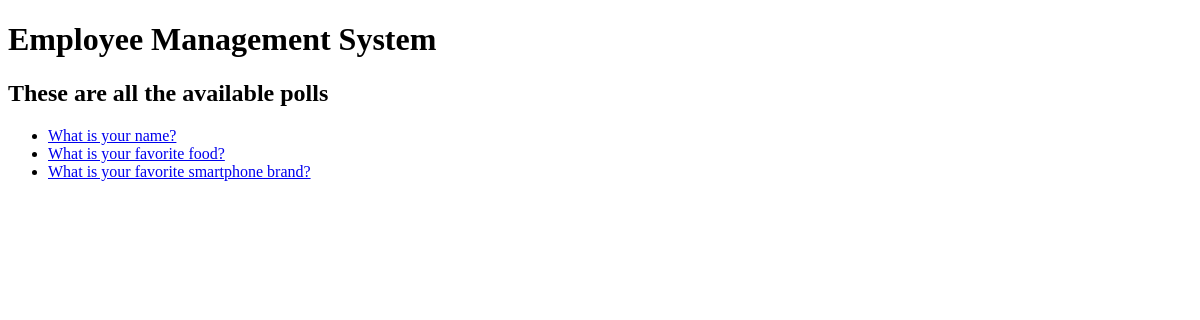
/polls/, run on an earlier commit of the app's database.
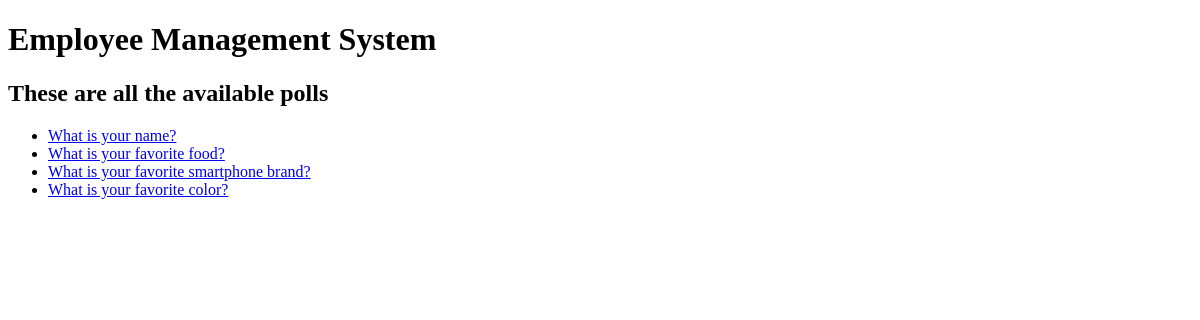
And on a later commit of the database.
### poll/models.py (models this page shows, shortened)
class Question(models.Model):
  title = models.TextField(null=False, blank=False)
  status = models.CharField(default='inactive', max_length=10)
  created_by = models.ForeignKey(User, null=True, blank=True, on_delete=models.CASCADE)
  start_date = models.DateTimeField(null=True, blank=True)
  end_date = models.DateTimeField(null=True, blank=True)
  created_at = models.DateTimeField(auto_now_add=True)
  updated_at = models.DateTimeField(auto_now=True)

### poll/views.py (the view)
# urls.py: path('', index, name='polls_list'),
def index(request):
  questions = Question.objects.all()
  context = {
    'title': 'polls',
    'questions': questions
  }
  return render(request, 'polls/index.html', context)

### ems/templates/polls/index.html
{% extends 'base.html' %} {% block content %}
<h2>These are all the available {{ title }}</h2>
{% if questions %}
<ul>
  {% for question in questions %}
  <li><a href="/polls/{{question.id}}/details/">{{ question.title }}</a></li>
  {% endfor %}
</ul>
{% else %}
<p>There are no questions available.</p>
{% endif %} {% endblock content %}

What changed in the data, as far as the page shows it:
added Question: title "What is your favorite color?"
